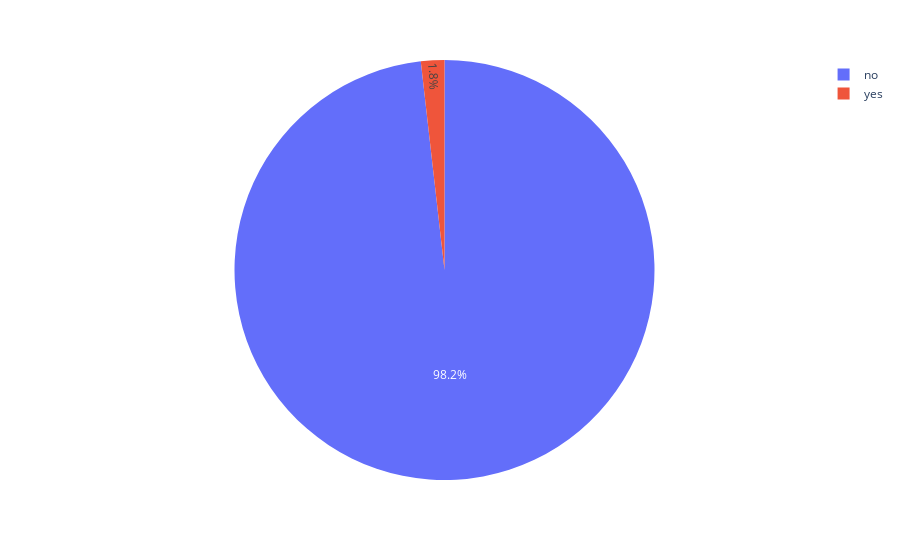

Notebook cell for this chart:
### Markdown cell above
56% of the people had Secondary level education   
30% of the people had tertiary level education

### Code cell
px.pie(data_frame=df['default'].value_counts(),names=df['default'].value_counts().index,values=df['default'].value_counts())

### Figure 1 — Plotly figure (JSON) as saved in the notebook; plotly's stock layout.template omitted (floating-point values rounded to 4 significant figures)
{"data": [{"domain": {"x": [0, 1], "y": [0, 1]}, "hovertemplate": "label=%{label}<br>count=%{value}<extra></extra>", "labels": ["no", "yes"], "legendgroup": "", "name": "", "showlegend": true, "type": "pie", "values": [44396, 815]}], "layout": {"legend": {"tracegroupgap": 0}, "margin": {"t": 60}}}
